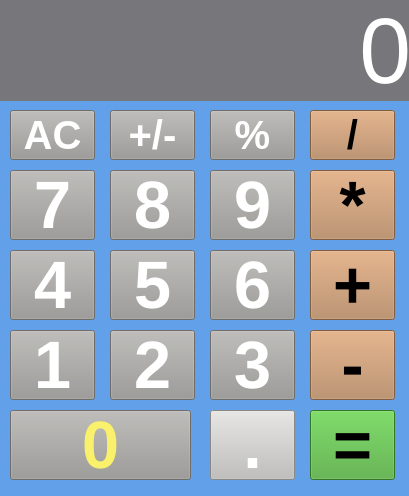
<?xml version="1.0" encoding="UTF-8"?>
<ui version="4.0">
 <class>MainWindow</class>
 <widget class="QMainWindow" name="MainWindow">
  <property name="geometry">
   <rect>
    <x>0</x>
    <y>0</y>
    <width>409</width>
    <height>496</height>
   </rect>
  </property>
  <property name="font">
   <font>
    <pointsize>70</pointsize>
    <weight>75</weight>
    <bold>true</bold>
   </font>
  </property>
  <property name="mouseTracking">
   <bool>false</bool>
  </property>
  <property name="tabletTracking">
   <bool>true</bool>
  </property>
  <property name="windowTitle">
   <string>Calculator</string>
  </property>
  <property name="styleSheet">
   <string notr="true">background-color: rgb(51, 209, 122);
background-color: rgb(98, 160, 234);</string>
  </property>
  <widget class="QWidget" name="centralwidget">
   <widget class="QLabel" name="labelResult">
    <property name="geometry">
     <rect>
      <x>0</x>
      <y>0</y>
      <width>411</width>
      <height>101</height>
     </rect>
    </property>
    <property name="font">
     <font>
      <pointsize>70</pointsize>
      <weight>50</weight>
      <bold>false</bold>
     </font>
    </property>
    <property name="styleSheet">
     <string notr="true">background-color: rgb(119, 118, 123);
color: rgb(255, 255, 255);</string>
    </property>
    <property name="text">
     <string>0</string>
    </property>
    <property name="alignment">
     <set>Qt::AlignRight|Qt::AlignTrailing|Qt::AlignVCenter</set>
    </property>
    <property name="margin">
     <number>10</number>
    </property>
   </widget>
   <widget class="QPushButton" name="btn7">
    <property name="geometry">
     <rect>
      <x>10</x>
      <y>170</y>
      <width>85</width>
      <height>70</height>
     </rect>
    </property>
    <property name="font">
     <font>
      <pointsize>50</pointsize>
      <weight>75</weight>
      <bold>true</bold>
     </font>
    </property>
    <property name="styleSheet">
     <string notr="true">background-color: rgb(154, 153, 150);
color: rgb(255, 255, 255);</string>
    </property>
    <property name="text">
     <string>7</string>
    </property>
   </widget>
   <widget class="QPushButton" name="btn5">
    <property name="geometry">
     <rect>
      <x>110</x>
      <y>250</y>
      <width>85</width>
      <height>70</height>
     </rect>
    </property>
    <property name="font">
     <font>
      <pointsize>50</pointsize>
      <weight>75</weight>
      <bold>true</bold>
     </font>
    </property>
    <property name="styleSheet">
     <string notr="true">background-color: rgb(154, 153, 150);
color: rgb(255, 255, 255);</string>
    </property>
    <property name="text">
     <string>5</string>
    </property>
   </widget>
   <widget class="QPushButton" name="btn4">
    <property name="geometry">
     <rect>
      <x>10</x>
      <y>250</y>
      <width>85</width>
      <height>70</height>
     </rect>
    </property>
    <property name="font">
     <font>
      <pointsize>50</pointsize>
      <weight>75</weight>
      <bold>true</bold>
     </font>
    </property>
    <property name="styleSheet">
     <string notr="true">background-color: rgb(154, 153, 150);
color: rgb(255, 255, 255);</string>
    </property>
    <property name="text">
     <string>4</string>
    </property>
   </widget>
   <widget class="QPushButton" name="btn9">
    <property name="geometry">
     <rect>
      <x>210</x>
      <y>170</y>
      <width>85</width>
      <height>70</height>
     </rect>
    </property>
    <property name="font">
     <font>
      <pointsize>50</pointsize>
      <weight>75</weight>
      <bold>true</bold>
     </font>
    </property>
    <property name="styleSheet">
     <string notr="true">background-color: rgb(154, 153, 150);
color: rgb(255, 255, 255);</string>
    </property>
    <property name="text">
     <string>9</string>
    </property>
   </widget>
   <widget class="QPushButton" name="btn8">
    <property name="geometry">
     <rect>
      <x>110</x>
      <y>170</y>
      <width>85</width>
      <height>70</height>
     </rect>
    </property>
    <property name="font">
     <font>
      <pointsize>50</pointsize>
      <weight>75</weight>
      <bold>true</bold>
     </font>
    </property>
    <property name="styleSheet">
     <string notr="true">background-color: rgb(154, 153, 150);
color: rgb(255, 255, 255);</string>
    </property>
    <property name="text">
     <string>8</string>
    </property>
   </widget>
   <widget class="QPushButton" name="btn2">
    <property name="geometry">
     <rect>
      <x>110</x>
      <y>330</y>
      <width>85</width>
      <height>70</height>
     </rect>
    </property>
    <property name="font">
     <font>
      <pointsize>50</pointsize>
      <weight>75</weight>
      <bold>true</bold>
     </font>
    </property>
    <property name="styleSheet">
     <string notr="true">background-color: rgb(154, 153, 150);
color: rgb(255, 255, 255);</string>
    </property>
    <property name="text">
     <string>2</string>
    </property>
   </widget>
   <widget class="QPushButton" name="btn1">
    <property name="geometry">
     <rect>
      <x>10</x>
      <y>330</y>
      <width>85</width>
      <height>70</height>
     </rect>
    </property>
    <property name="font">
     <font>
      <pointsize>50</pointsize>
      <weight>75</weight>
      <bold>true</bold>
     </font>
    </property>
    <property name="styleSheet">
     <string notr="true">background-color: rgb(154, 153, 150);
color: rgb(255, 255, 255);
</string>
    </property>
    <property name="text">
     <string>1</string>
    </property>
   </widget>
   <widget class="QPushButton" name="btn6">
    <property name="geometry">
     <rect>
      <x>210</x>
      <y>250</y>
      <width>85</width>
      <height>70</height>
     </rect>
    </property>
    <property name="font">
     <font>
      <pointsize>50</pointsize>
      <weight>75</weight>
      <bold>true</bold>
     </font>
    </property>
    <property name="styleSheet">
     <string notr="true">background-color: rgb(154, 153, 150);
color: rgb(255, 255, 255);</string>
    </property>
    <property name="text">
     <string>6</string>
    </property>
   </widget>
   <widget class="QPushButton" name="btn3">
    <property name="geometry">
     <rect>
      <x>210</x>
      <y>330</y>
      <width>85</width>
      <height>70</height>
     </rect>
    </property>
    <property name="font">
     <font>
      <pointsize>50</pointsize>
      <weight>75</weight>
      <bold>true</bold>
     </font>
    </property>
    <property name="styleSheet">
     <string notr="true">background-color: rgb(154, 153, 150);
color: rgb(255, 255, 255);</string>
    </property>
    <property name="text">
     <string>3</string>
    </property>
   </widget>
   <widget class="QPushButton" name="btn0">
    <property name="geometry">
     <rect>
      <x>10</x>
      <y>410</y>
      <width>181</width>
      <height>70</height>
     </rect>
    </property>
    <property name="font">
     <font>
      <pointsize>50</pointsize>
      <weight>75</weight>
      <bold>true</bold>
     </font>
    </property>
    <property name="styleSheet">
     <string notr="true">background-color: rgb(154, 153, 150);
color: rgb(249, 240, 107);</string>
    </property>
    <property name="text">
     <string>0</string>
    </property>
   </widget>
   <widget class="QPushButton" name="btnpoint">
    <property name="geometry">
     <rect>
      <x>210</x>
      <y>410</y>
      <width>85</width>
      <height>70</height>
     </rect>
    </property>
    <property name="font">
     <font>
      <pointsize>50</pointsize>
      <weight>75</weight>
      <bold>true</bold>
     </font>
    </property>
    <property name="styleSheet">
     <string notr="true">background-color: rgb(192, 191, 188);
color: rgb(255, 255, 255);</string>
    </property>
    <property name="text">
     <string>.</string>
    </property>
   </widget>
   <widget class="QPushButton" name="btnpercent">
    <property name="geometry">
     <rect>
      <x>210</x>
      <y>110</y>
      <width>85</width>
      <height>50</height>
     </rect>
    </property>
    <property name="font">
     <font>
      <pointsize>30</pointsize>
      <weight>75</weight>
      <bold>true</bold>
     </font>
    </property>
    <property name="styleSheet">
     <string notr="true">background-color: rgb(154, 153, 150);
color: rgb(255, 255, 255);</string>
    </property>
    <property name="text">
     <string>%</string>
    </property>
   </widget>
   <widget class="QPushButton" name="btnabc">
    <property name="geometry">
     <rect>
      <x>110</x>
      <y>110</y>
      <width>85</width>
      <height>50</height>
     </rect>
    </property>
    <property name="font">
     <font>
      <pointsize>30</pointsize>
      <weight>75</weight>
      <bold>true</bold>
     </font>
    </property>
    <property name="styleSheet">
     <string notr="true">background-color: rgb(154, 153, 150);
color: rgb(255, 255, 255);</string>
    </property>
    <property name="text">
     <string>+/-</string>
    </property>
   </widget>
   <widget class="QPushButton" name="btnAc">
    <property name="geometry">
     <rect>
      <x>10</x>
      <y>110</y>
      <width>85</width>
      <height>50</height>
     </rect>
    </property>
    <property name="font">
     <font>
      <pointsize>30</pointsize>
      <weight>75</weight>
      <bold>true</bold>
     </font>
    </property>
    <property name="styleSheet">
     <string notr="true">background-color: rgb(154, 153, 150);
color: rgb(255, 255, 255);</string>
    </property>
    <property name="text">
     <string>AC</string>
    </property>
   </widget>
   <widget class="QPushButton" name="btnmul">
    <property name="geometry">
     <rect>
      <x>310</x>
      <y>170</y>
      <width>85</width>
      <height>70</height>
     </rect>
    </property>
    <property name="font">
     <font>
      <pointsize>50</pointsize>
      <weight>75</weight>
      <bold>true</bold>
     </font>
    </property>
    <property name="styleSheet">
     <string notr="true">background-color: rgb(181, 131, 90);</string>
    </property>
    <property name="text">
     <string>*</string>
    </property>
   </widget>
   <widget class="QPushButton" name="btnadd">
    <property name="geometry">
     <rect>
      <x>310</x>
      <y>250</y>
      <width>85</width>
      <height>70</height>
     </rect>
    </property>
    <property name="font">
     <font>
      <pointsize>50</pointsize>
      <weight>75</weight>
      <bold>true</bold>
     </font>
    </property>
    <property name="styleSheet">
     <string notr="true">background-color: rgb(181, 131, 90);</string>
    </property>
    <property name="text">
     <string>+</string>
    </property>
   </widget>
   <widget class="QPushButton" name="btnsub">
    <property name="geometry">
     <rect>
      <x>310</x>
      <y>330</y>
      <width>85</width>
      <height>70</height>
     </rect>
    </property>
    <property name="font">
     <font>
      <pointsize>50</pointsize>
      <weight>75</weight>
      <bold>true</bold>
     </font>
    </property>
    <property name="styleSheet">
     <string notr="true">background-color: rgb(181, 131, 90);
border-color: rgb(224, 27, 36);</string>
    </property>
    <property name="text">
     <string>-</string>
    </property>
   </widget>
   <widget class="QPushButton" name="btnequal">
    <property name="geometry">
     <rect>
      <x>310</x>
      <y>410</y>
      <width>85</width>
      <height>70</height>
     </rect>
    </property>
    <property name="font">
     <font>
      <pointsize>50</pointsize>
      <weight>75</weight>
      <bold>true</bold>
     </font>
    </property>
    <property name="styleSheet">
     <string notr="true">background-color: rgb(73, 168, 53);</string>
    </property>
    <property name="text">
     <string>=</string>
    </property>
   </widget>
   <widget class="QPushButton" name="btndiv">
    <property name="geometry">
     <rect>
      <x>310</x>
      <y>110</y>
      <width>85</width>
      <height>50</height>
     </rect>
    </property>
    <property name="font">
     <font>
      <pointsize>30</pointsize>
      <weight>75</weight>
      <bold>true</bold>
     </font>
    </property>
    <property name="styleSheet">
     <string notr="true">background-color: rgb(181, 131, 90);</string>
    </property>
    <property name="text">
     <string>/</string>
    </property>
   </widget>
  </widget>
 </widget>
 <resources/>
 <connections/>
</ui>
